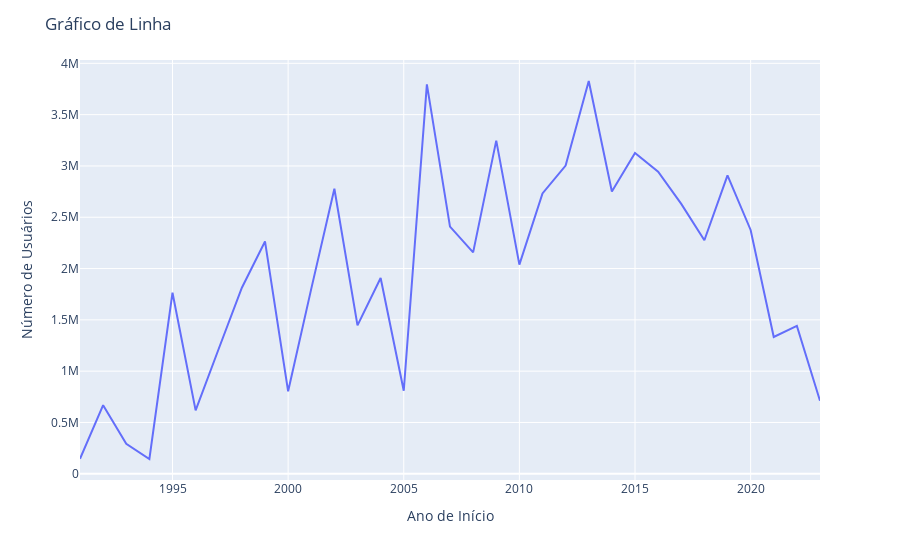

Notebook source saved alongside this figure:
### Markdown cell above
Existe algo curioso nessa tabela, o último pico antes da queda foi em 2019 onde tivemos o lançamento de Kimetsu no Yaiba, este e o no ano seguinte temos Jujutsu Kaisen. Porém nos como veremos nos anos seguir, assim como ocorreu com Shingeki no Kyojin, Kimetsu se manteve no topo, porém perdendo público e não tivemos uma nova série para *balançar*.

### Code cell
max_views_tempo_filtro = data[data["start_date"]>1990].groupby("start_date")["num_list_users"].idxmax()

max_views_tempo= data.loc[max_views_tempo_filtro]


import plotly.express as px
fig = px.line(x="start_date", y="num_list_users",
               data_frame=max_views_tempo, hover_data=["title"])


fig.update_layout(
    xaxis_title="Ano de Início",  
    yaxis_title="Número de Usuários",  
    title="Gráfico de Linha" 
)

### Figure 1 — Plotly figure (JSON) as saved in the notebook; plotly's stock layout.template omitted (floating-point values rounded to 4 significant figures)
{"data": [{"customdata": [["Dragon Ball Z Movie 05: Tobikkiri no Saikyou tai Saikyou"], ["Yuu☆Yuu☆Hakusho"], ["Slam Dunk"], ["Bishoujo Senshi Sailor Moon S"], ["Neon Genesis Evangelion"], ["Dragon Ball GT"], ["Mononoke Hime"], ["Cowboy Bebop"], ["One Piece"], ["FLCL"], ["Sen to Chihiro no Kamikakushi"], ["Naruto"], ["Fullmetal Alchemist"], ["Bleach"], ["Mushishi"], ["Death Note"], ["Naruto: Shippuuden"], ["Toradora!"], ["Fullmetal Alchemist: Brotherhood"], ["Angel Beats!"], ["Hunter x Hunter (2011)"], ["Sword Art Online"], ["Shingeki no Kyojin"], ["Tokyo Ghoul"], ["One Punch Man"], ["Boku no Hero Academia"], ["Shingeki no Kyojin Season 2"], ["Shingeki no Kyojin Season 3"], ["Kimetsu no Yaiba"], ["Jujutsu Kaisen"], ["Kimetsu no Yaiba: Yuukaku-hen"], ["Spy x Family"], ["Kimetsu no Yaiba: Katanakaji no Sato-hen"]], "hovertemplate": "start_date=%{x}<br>num_list_users=%{y}<br>title=%{customdata[0]}<extra></extra>", "legendgroup": "", "line": {"color": "#636efa", "dash": "solid"}, "marker": {"symbol": "circle"}, "mode": "lines", "name": "", "orientation": "v", "showlegend": false, "type": "scatter", "x": [1991, 1992, 1993, 1994, 1995, 1996, 1997, 1998, 1999, 2000, 2001, 2002, 2003, 2004, 2005, 2006, 2007, 2008, 2009, 2010, 2011, 2012, 2013, 2014, 2015, 2016, 2017, 2018, 2019, 2020, 2021, 2022, 2023], "xaxis": "x", "y": [145680, 668933, 291547, 144033, 1764477, 617565, 1218714, 1813656, 2264028, 803885, 1802113, 2777723, 1445972, 1908524, 809369, 3795011, 2409312, 2158044, 3247266, 2038514, 2732106, 3003860, 3827933, 2751837, 3127160, 2943331, 2630433, 2276083, 2907846, 2376151, 1332783, 1440662, 711117], "yaxis": "y"}], "layout": {"legend": {"tracegroupgap": 0}, "margin": {"t": 60}, "title": {"text": "Gráfico de Linha"}, "xaxis": {"anchor": "y", "domain": [0, 1], "title": {"text": "Ano de Início"}}, "yaxis": {"anchor": "x", "domain": [0, 1], "title": {"text": "Número de Usuários"}}}}
